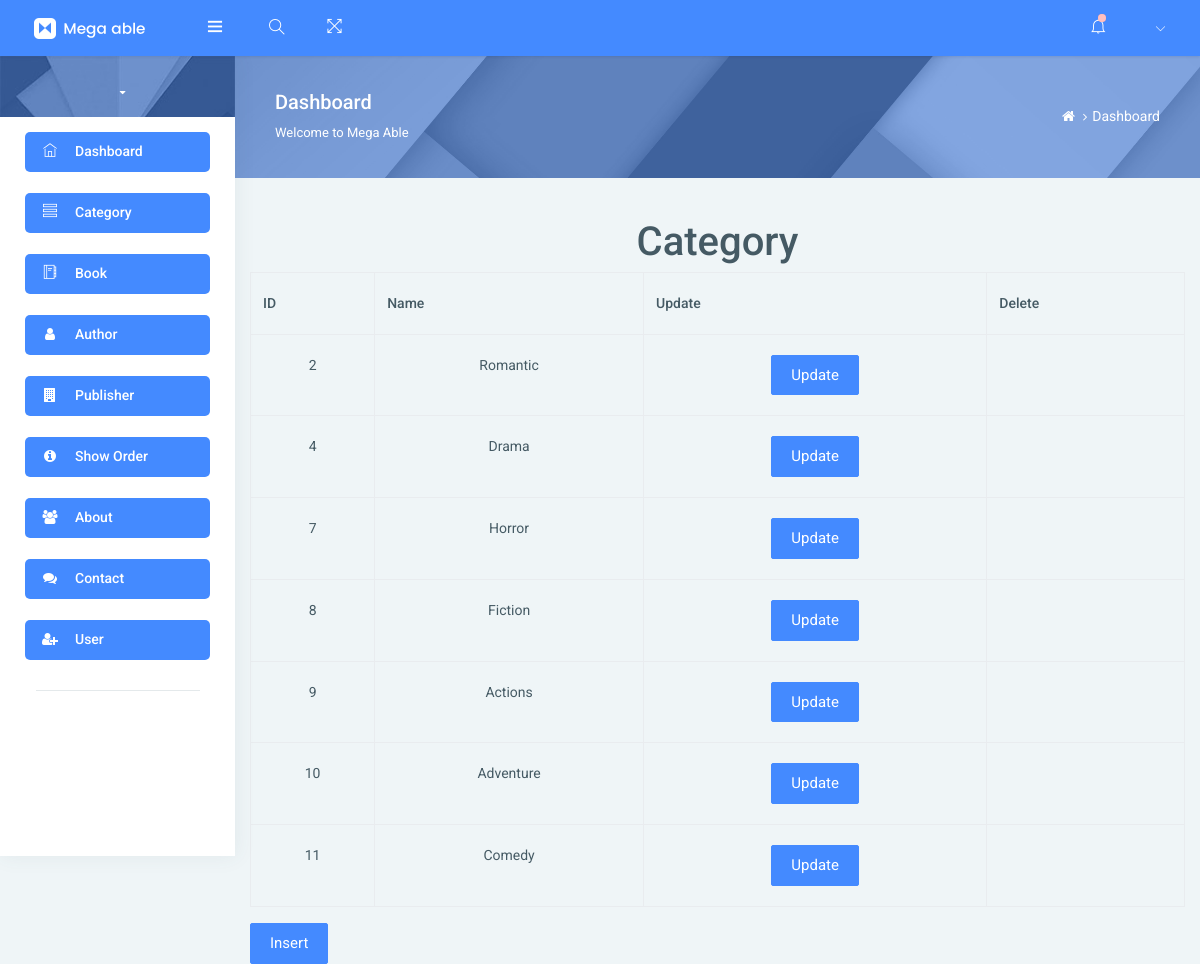
Page /admin/showcategory.php on the committed database.
### tables this page shows
CREATE TABLE `category` (
  `CatID` int(11) NOT NULL,
  `category_name` varchar(30) NOT NULL,
  `record_insert` timestamp NOT NULL DEFAULT current_timestamp()
);

### admin/showcategory.php (the view, shortened to what this page needs)
<!DOCTYPE html>
<html lang="en">
<head>
</head>
<body>
    <?php include "header.php"; ?>
    <br><br>
    <div class="container">
        <h1>Category</h1>
        <table class="table table-bordered">
            <tr>
            <th>ID</th>
            <th>Name</th>
            <th>Update</th>
            <th>Delete</th>
            </tr>
            <?php
        $query="SELECT * FROM category";
        $result=mysqli_query($conn,$query);
        while($row=mysqli_fetch_array($result))
        {
        echo "<tr>";
        echo "<td>".$row[0]."</td>";
        echo "<td>".$row[1]."</td>";
        echo '<td><a href="updatecategory.php?update='.$row[0].'"><button class="btn btn-primary">Update</button></a></td>';
        echo '<td><a href="deletecategory.php?delete='.$row[0].'"><i class="fa-solid fa-trash"></i></a></td>';
        echo "</tr>";
    }
    ?>
        </table>
        <a href="addcategory.php" class="btn btn-primary">Insert</a>
    </div>
    <?php include "footer.php"; ?>
</body>
</html>

### admin/showcategory.php (style rules this page uses)
td,th,h1 { text-align: center; }

### rows in the picture
category: CatID "2", category_name "Romantic"
category: CatID "4", category_name "Drama"
category: CatID "7", category_name "Horror"
category: CatID "8", category_name "Fiction"
category: CatID "9", category_name "Actions"
category: CatID "10", category_name "Adventure"
category: CatID "11", category_name "Comedy"
